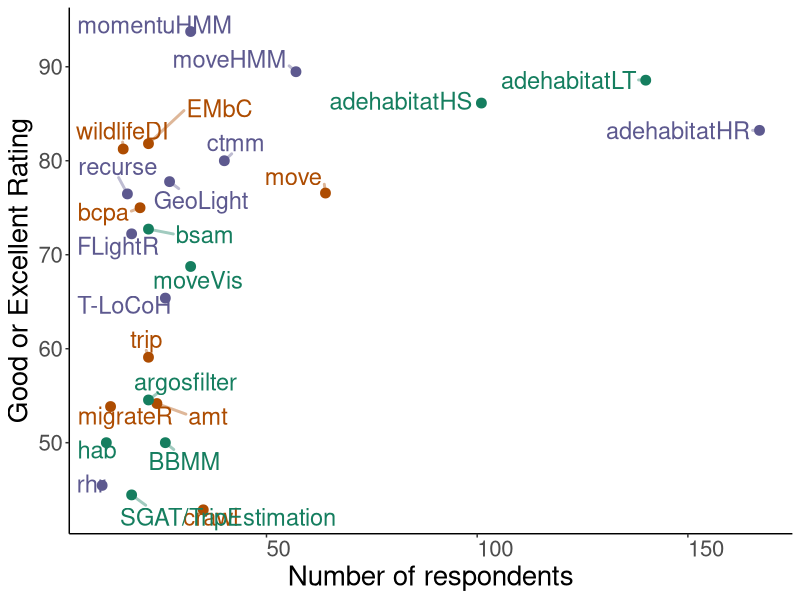
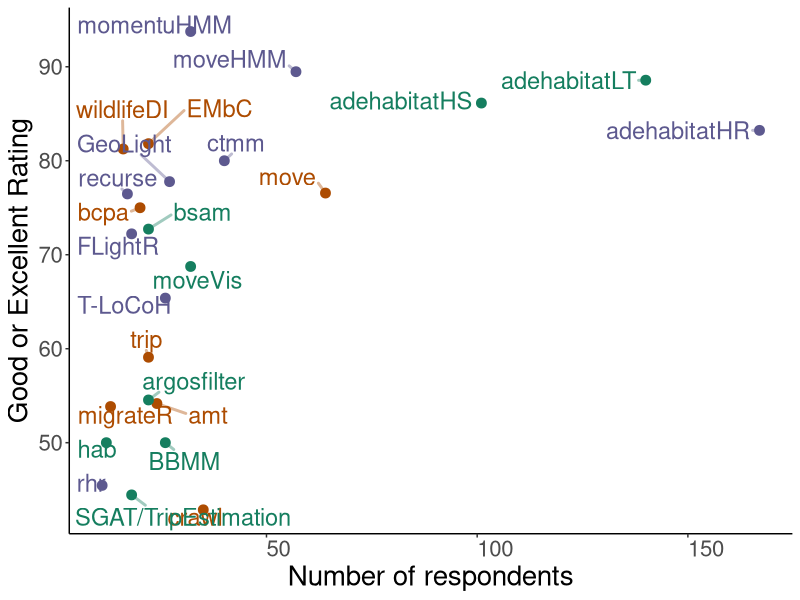

Here is the R script that generated these plots, in order:
library(tidyverse)
library(ggplot2)
library(ggrepel)
library(dplyr)
library(reshape)
library(RColorBrewer)

# loading the data from the survey
data <- read.csv("survey_responses_20190130.csv",stringsAsFactors = FALSE) 
data_all <- data %>% 
  filter(completion == 100)

# standardizing names for packages
packages <- read_csv('packages_survey_names.csv')

data_question_1 <- data_all[,grep("q1", colnames(data_all))]
colnames(data_question_1) <- t(packages)

# I'm dropping trajr that was added in the end and only got 1 response
data_question_1 <- data_question_1[,-grep("trajr",colnames(data_question_1))]
packages_new <- packages[-which(packages=="trajr"),]

# only considering completed surveys
Total <- sapply(1:dim(data_question_1)[1],function(x){
  sum(as.numeric(data_question_1[x,]!="Never"))
})
discard_rows <- which(Total == 0)
data_all <- data_all[-discard_rows,]

# question about documentation
data_question <- data_all[,grep("q2", colnames(data_all))]
colnames(data_question) <- t(packages)
# I'm dropping trajr that was added in the end and only got 1 response
data_question <- data_question[,-grep("trajr",colnames(data_question))]
packages_new <- packages[-which(packages=="trajr"),]

categories <- c("Not enough","Basic","Good","Excellent", "Don't remember")
use_counts <- t(sapply(1:ncol(data_question),function(x){
  data_line <- factor(data_question[,x],levels=categories)
  count_p_use <- as.numeric(table(data_line))
  return(count_p_use)
}))
use_counts<-data.frame(use_counts)
colnames(use_counts) <- categories
rownames(use_counts) <- t(packages_new)
total_package <- rowSums(use_counts)
use_counts$Package<-row.names(use_counts)
use_counts <- use_counts[total_package > 0,]

# Table with information of all packages from the survey
funciones <- read.csv("RmovementPackagesInformation-20190227.csv")
# only keeping columns that we will use
funciones <- funciones[,c("Package","Standard.manual","Vignettes","Papers")]

matrix_fun <- left_join(use_counts,funciones)

# not all of the packages from the survey are included in the review
packages_paper <- read.csv("packages_paper.csv")
matrix_fun <- inner_join(packages_paper,matrix_fun)

matrix_fun$documentation <- c("Manual")
matrix_fun$documentation[matrix_fun$Vignettes == "Yes" & matrix_fun$Papers == "No"] <- c("Manual+Vignette")
matrix_fun$documentation[matrix_fun$Vignettes == "Yes" & matrix_fun$Papers == "Yes"] <- c("Manual+Vignette+Paper")

matrix_fun$num_answers <- rowSums(matrix_fun[2:5])
matrix_fun$Good_Exc <- (rowSums(matrix_fun[4:5]))/matrix_fun$num_answers*100

# discarding the packages we did not get users from:
matrix_fun_2 <- matrix_fun[matrix_fun$num_answers > 0,] # missing: "feedR" "smam"            
matrix_fun_3 <- matrix_fun[matrix_fun$num_answers >= 10,] 
theme1<-function() {theme(text = element_text(size=20),axis.text.x = element_text(angle=0, hjust=0),legend.position = "none")}


### Rating vs Package Use

color.pallete<-brewer.pal(3,'Dark2')
COL2 <- col2rgb(color.pallete)
COL2 <- COL2/1.25  # you can use of course other values than 2. Higher values the darker the output.
color.pallete <- rgb(t(COL2), maxColorValue=255)

plot1<-ggplot(matrix_fun_3,aes(x=num_answers, y=Good_Exc, col=documentation)) + 
  geom_point(size=3) +
  geom_text_repel(label=matrix_fun_3$Package,segment.size=1,force=1,segment.alpha=.4,hjust=0,box.padding=0.4,min.segment.length=.25,size=6) + 
  xlab('Number of respondents') + ylab("Good or Excellent Rating")+ 
  theme_classic() + theme1()+ 
  scale_colour_manual(values=color.pallete)
plot1
ggsave('Rating_V_Use1.png',plot=plot1, width=14, height=8,units='in')
